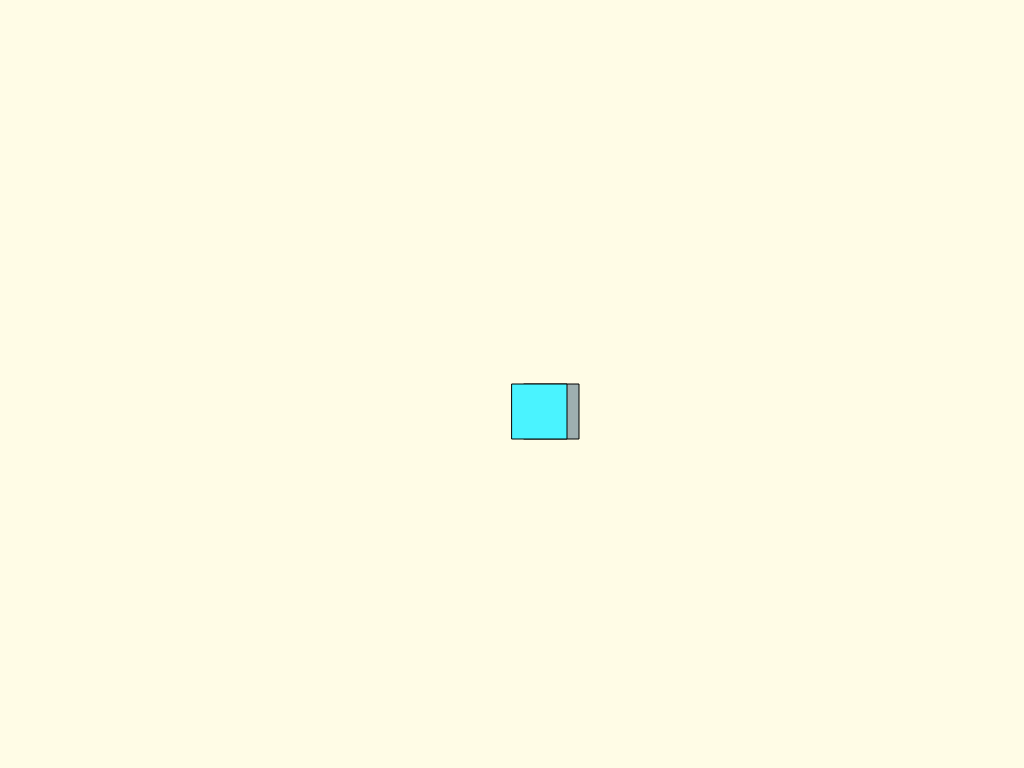
Frame 1 (no input)
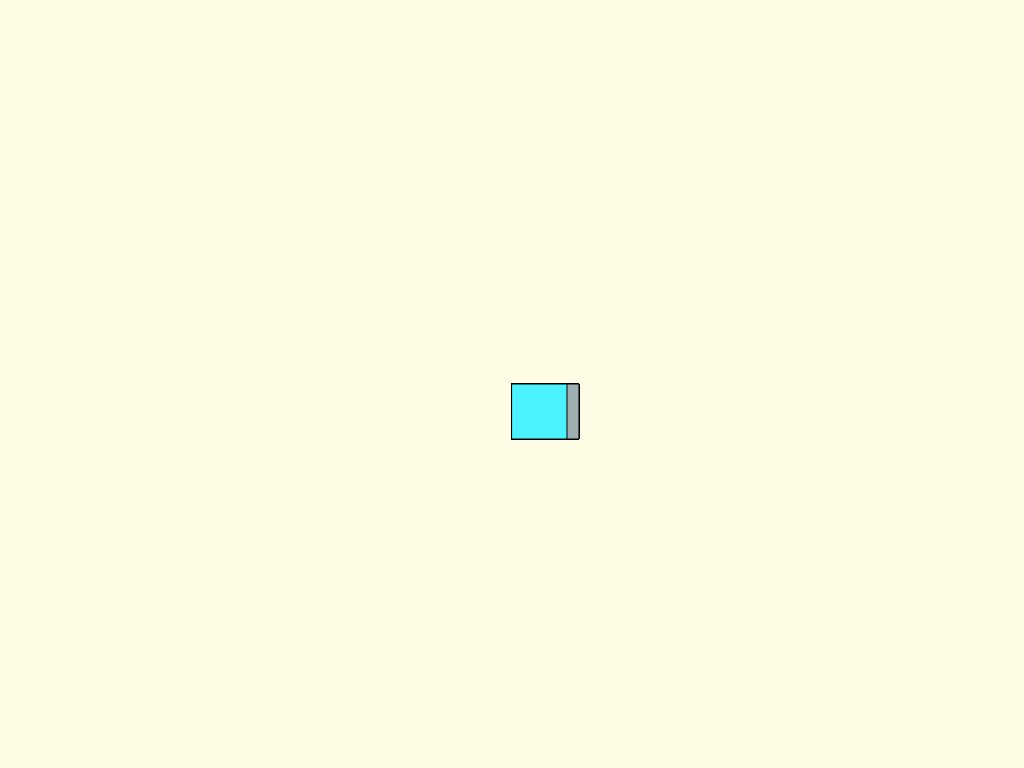
Frame 60 (no input)
Frame 120 (the mouse pressed at the canvas centre since frame 60): identical to frame 60, image omitted

The p5.js sketch that drew these frames (run headless with seeded random() and noise() and a simulated clock; from frame 60 on, the mouse is pressed at the canvas centre):

// p5.js sketch
// ── sketch.js
let x1 = 524;
  let y1 = 384;

function setup() {
  // put setup code here
  createCanvas(1024, 768);
  background(color(255,252,230));
}
//two squares, same speed, different distance
function draw() {
  
  let offwhite = color(255,252,230);
  let grey = color(158,175,176);
  let blue = color(74,243,255);
  let pink = color(255,54,176);
  let yellow = color(255,255,33);
  
  

  let x2 = width/2;
  let y2 = height/2;

  let lbound = x1 + 256;
  let rbound = x1 - 256;
  
  fill(color(158,175,176));
  square(x1, y1, 55);

  fill(color(74,243,255));
  square(x2, y2, 55);

}

function mouseDragged() {
  x1+=1;
  console.log('hi');
}

// ── sandbox.js
let x = (1024/2)-100;

function setup() {
  // put setup code here
  createCanvas(1024, 768);
}

function draw() {
  // put drawing code here

  //color vars
  var offwhite = color(255,252,230);
  var grey = color(158,175,176);
  var blue = color(74,243,255);
  var pink = color(255,54,176);
  var yellow = color(255,255,33);

  background(offwhite);

  var base = {
    x: (width/2)-100,
    y: (height/2)-100,
    l: 200,
    sqr: 40
  }
 
  
  rectMode(CORNER);
  
  // for(let i=0; i<5; i++){
  //   for(let j=0; j<5; j++){
  //     fill(offwhite);
  //     rect(((x)+(i * (base.sqr))), ((base.y)+(j*(base.sqr))), base.sqr, base.sqr);
  //   }
  // }
  // noLoop();

  fill(grey);
  rect(x, base.y, base.sqr*2, base.sqr*2);

  rect(x-50, base.y-50, base.sqr*3, base.sqr*3);
  // for(let i=0; i<5; i++){
  //   for(let j=0; j<5; j++){
  //     fill(offwhite);
  //     quad()    }
  // }
  // noLoop();


  // for(let i=0; i<5; i++){
  //   for(let j=0; j<5; j++){
  //     if(j%2 == 0){
  //       if(i%2 == 0){
  //         fill(grey);
  //       }else{
  //         fill(offwhite);
  //       }
  //     }
  //     else{
  //       if(i%2 == 0){
  //         fill(offwhite);
  //       }else{
  //         fill(grey);
  //       }
  //     }
  //     rect(((x)+(i * (base.sqr))), ((base.y)+(j*(base.sqr))), base.sqr, base.sqr);
  //   }
  // }
  // noLoop();

}

function mouseDragged() {
  x+=1;
  console.log('hi');
}
// ── stylesheet.css
body{
    width: 1024px;
    margin: auto;
    background-color: #B8705A;
    color: #E5DCCB;
    font-family: 'Segoe UI', Tahoma, Geneva, Verdana, sans-serif;
    padding-bottom: 5rem;
}

h1{
    font-size: 2rem;
    margin-bottom: 0;
}
h2{
    font-size: 1.5rem;
    margin-top: 0;
}
h3{
    font-size: 2.5rem;
    text-align: center;
}
h4{
    font-size: 1.5rem;
    margin-top: 5rem; 
}
p{
    font-size: 1.2rem;
}
a{
    color: rgb(9,32,160);
    font-size: 1rem;
}

.right{
    text-align: right;
}
.float{
    float: left;
    margin-right: 1rem;
}
.block{
    display: inline-block;
    margin-top: 1rem;
}
